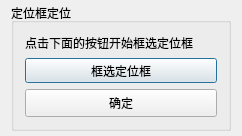
<?xml version="1.0" encoding="UTF-8"?>
<ui version="4.0">
 <class>AnchorRectDlg</class>
 <widget class="QDialog" name="AnchorRectDlg">
  <property name="geometry">
   <rect>
    <x>0</x>
    <y>0</y>
    <width>242</width>
    <height>119</height>
   </rect>
  </property>
  <property name="sizePolicy">
   <sizepolicy hsizetype="Preferred" vsizetype="Maximum">
    <horstretch>0</horstretch>
    <verstretch>0</verstretch>
   </sizepolicy>
  </property>
  <property name="windowTitle">
   <string>定位点定位</string>
  </property>
  <layout class="QGridLayout" name="mainGridLayout">
   <property name="topMargin">
    <number>3</number>
   </property>
   <property name="bottomMargin">
    <number>5</number>
   </property>
   <item row="0" column="0">
    <widget class="QGroupBox" name="anchorGroupBox">
     <property name="enabled">
      <bool>true</bool>
     </property>
     <property name="baseSize">
      <size>
       <width>0</width>
       <height>0</height>
      </size>
     </property>
     <property name="autoFillBackground">
      <bool>false</bool>
     </property>
     <property name="title">
      <string>定位框定位</string>
     </property>
     <property name="flat">
      <bool>false</bool>
     </property>
     <property name="checkable">
      <bool>false</bool>
     </property>
     <layout class="QGridLayout" name="gridLayout">
      <item row="0" column="0">
       <widget class="QLabel" name="label">
        <property name="text">
         <string>&lt;html&gt;&lt;head/&gt;&lt;body&gt;&lt;p&gt;点击下面的按钮开始框选定位框&lt;/p&gt;&lt;/body&gt;&lt;/html&gt;</string>
        </property>
       </widget>
      </item>
      <item row="1" column="0">
       <widget class="QPushButton" name="anchorBtn">
        <property name="minimumSize">
         <size>
          <width>0</width>
          <height>25</height>
         </size>
        </property>
        <property name="text">
         <string>框选定位框</string>
        </property>
       </widget>
      </item>
      <item row="2" column="0">
       <widget class="QPushButton" name="confirmBtn">
        <property name="minimumSize">
         <size>
          <width>0</width>
          <height>28</height>
         </size>
        </property>
        <property name="text">
         <string>确定</string>
        </property>
       </widget>
      </item>
     </layout>
    </widget>
   </item>
  </layout>
 </widget>
 <layoutdefault spacing="6" margin="11"/>
 <resources/>
 <connections/>
</ui>
